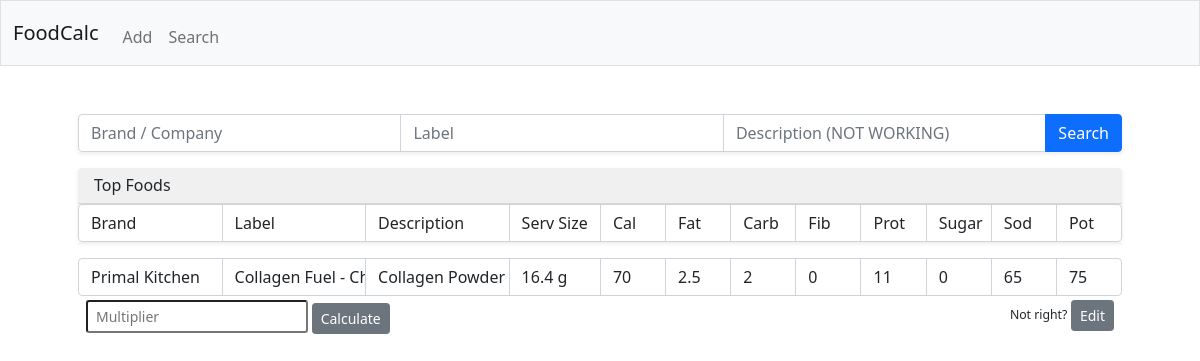
Screenshot of /search with the database file from the repository.
### tables this page shows
CREATE TABLE 'foods' ('id' INTEGER PRIMARY KEY AUTOINCREMENT NOT NULL, 'brand' TEXT, 'name' TEXT NOT NULL, 'desc' TEXT NOT NULL, 'total_servs' NUMERIC(8, 2) NOT NULL, 'amount' NUMERIC(8, 2) NOT NULL, 'amount_type' TEXT NOT NULL, 'cal' NUMERIC(8, 2) NOT NULL, 'fat' NUMERIC(8, 2) NOT NULL, 'carb' NUMERIC(8, 2) NOT NULL, 'fiber' NUMERIC(8, 2) NOT NULL, 'prot' NUMERIC(8, 2) NOT NULL, 'sugar' NUMERIC(8, 2) NOT NULL, 'sodium' NUMERIC(8, 2) NOT NULL, 'potassium' NUMERIC(8, 2) NOT NULL, 'clicks' INTEGER NOT NULL DEFAULT 0, 'date' TIMESTAMP NOT NULL DEFAULT CURRENT_TIMESTAMP);

### app.py (the view)
@app.route("/search", methods=["POST", "GET"])
def search():
    if request.method == "POST":
        brand = str(request.form.get("brand").title())
        name = str(request.form.get("name").title())
        if brand == "":
            brand = None
        if name == "":
            name = None
        if name and not brand:
            rows = db.execute("SELECT * FROM foods WHERE foods.name LIKE :name ORDER BY foods.clicks DESC", name=name)
        elif brand and not name:
            rows = db.execute("SELECT * FROM foods WHERE foods.brand LIKE :brand ORDER BY foods.clicks DESC", brand=brand)
        elif name and brand:
            rows = db.execute("SELECT * FROM foods WHERE foods.name LIKE :name AND foods.brand LIKE :brand ORDER BY foods.clicks DESC", name=name, brand=brand)
        else:
            rows = []
        if len(rows) == 0:
            message = "No results found"
        else:
            message = "Results"
        return render_template("search.html", rows=rows, top_message=message)
    else:
        rows = db.execute("SELECT * FROM foods ORDER BY foods.clicks DESC LIMIT 100")
        return render_template("search.html", rows=rows, top_message="Top Foods")

### app.py (called while the page is built)
@app.after_request
def after_request(response):
    response.headers["Cache-Control"] = "no-cache, no-store, must-revalidate"
    response.headers["Expires"] = 0
    response.headers["Pragma"] = "no-cache"
    return response

### templates/search.html (shortened to what this page needs)
{% extends "layout.html" %}
{% block main %}
    <form action="/search" method="post">
        <div class="input-group mb-3 shadow-sm">
            <input class="form-control text-truncate" name="brand" autocomplete="off" type="search" placeholder="Brand / Company">
            <input class="form-control text-truncate" name="name" autocomplete="off" type="search" placeholder="Label">
            <input class="form-control text-truncate" name="desc" autocomplete="off" type="search" placeholder="Description (NOT WORKING)">
            <button class="btn btn-primary">Search</button>
        </div>
    </form>
    <h1 class="popover-header shadow-sm">{{ top_message }}</h1>
    <form class="input-group mb-3 shadow-sm">
        <span class="form-control text-nowrap w-10">Brand</span>
        <span class="form-control text-nowrap w-10">Label</span>
        <span class="form-control text-nowrap w-10">Description</span>
        <span class="form-control text-nowrap w-5">Serv Size</span>
        <span class="form-control w-01">Cal</span>
        <span class="form-control w-01">Fat</span>
        <span class="form-control w-01">Carb</span>
        <span class="form-control w-01">Fib</span>
        <span class="form-control w-01">Prot</span>
        <span class="form-control w-01">Sugar</span>
        <span class="form-control w-01">Sod</span>
        <span class="form-control w-01">Pot</span>
    </form>
    {% for row in rows %}
    <div>
        <div class="input-group">
            <span class="form-control text-nowrap w-10">{{ row["brand"] }}</span>
            <span class="form-control text-nowrap w-10">{{ row["name"] }}</span>
            <span class="form-control text-nowrap w-10">{{ row["desc"] }}</span>
            <span class="form-control text-nowrap w-5">{{ row["amount"] }} {{ row["amount_type"] }}</span>
            <span class="form-control w-01">{{ row["cal"] }}</span>
            <span class="form-control w-01">{{ row["fat"] }}</span>
            <span class="form-control w-01">{{ row["carb"] }}</span>
            <span class="form-control w-01">{{ row["fiber"] }}</span>
            <span class="form-control w-01">{{ row["prot"] }}</span>
            <span class="form-control w-01">{{ row["sugar"] }}</span>
            <span class="form-control w-01">{{ row["sodium"] }}</span>
            <span class="form-control w-01">{{ row["potassium"] }}</span>
        </div>
        <div>
            <span>
                <form action="/calc" method="post" class="float-start form-control-sm">
                    <input class="form-control-sm" name="multiplier" type="number" min="0" step="any" autocomplete="off" placeholder="Multiplier" required>
                    <button class="btn btn-secondary btn-sm">Calculate</button>
                </form>
            </span>
            <span>
                <form action="/edit" method="post" class="float-end mb-5 form-control-sm">
                    <label for="editButton" class="small fw-normal">Not right?</label>
                    <button class="btn btn-secondary btn-sm" id="editButton">Edit</button>
                </form>
            </span>
        </div>
    </div>
    {% endfor %}
{% endblock %}

### templates/layout.html (shortened to what this page needs)
<!DOCTYPE html>
<html lang="en">
    <head>
        <link href="static/bootstrap.css" rel="stylesheet">
    </head>
    <body>
        <nav class="navbar navbar-expand-md navbar-light bg-light border">
            <div class="container-fluid">
                <a class="navbar-brand" href="/">FoodCalc</a>
                <div class="collapse navbar-collapse" id="navbar">
                    <ul class="navbar-nav me-auto mt-2">
                        <li class="nav-item"><a class="nav-link" href="/add">Add</a></li>
                        <li class="nav-item"><a class="nav-link" href="/search">Search</a></li>
                    </ul>
                </div>
            </div>
        </nav>
        <main class="container p-5">
            {% block main %}
            {% endblock %}
        </main>
    </body>
</html>

### rows the page displays
foods: brand "Primal Kitchen", name "Collagen Fuel - Chocolate Coconut", desc "Collagen Powder", amount "16.4", amount_type "g", cal "70", fat "2.5", carb "2", fiber "0", prot "11", sugar "0", sodium "65", potassium "75"

### other values shown
{{ top_message }} "Top Foods"
